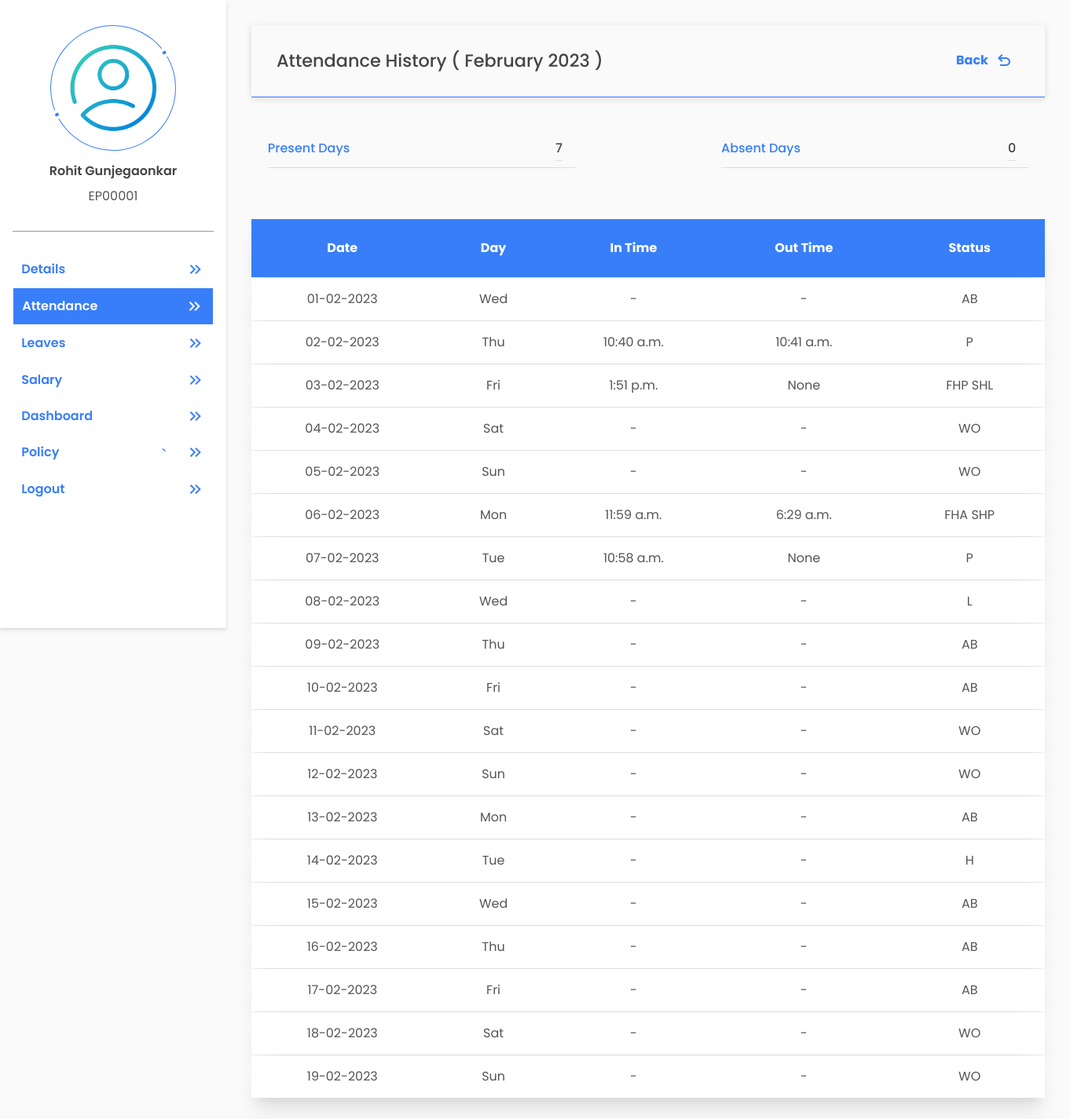
The page /accounts/attendance-history/ (signed in) on the database its author committed.
### account/models.py (models this page shows, shortened)
class UserAdditionalDetail(models.Model):
    emp_user = models.OneToOneField(User, on_delete=models.CASCADE, related_name='user_additional_details')
    gender = models.CharField(choices=(('Male' , 'Male'), ('Female', 'Female')), max_length=55, null=True)
    mobile_no = models.BigIntegerField(null=True)
    date_of_birth = models.DateField(null=True)
    pan_number = models.CharField(max_length=10, null=True)
    aadhaar_number = models.BigIntegerField(null=True)
    permanent_address = models.TextField(null=True)
    current_address = models.TextField(null=True)
    marital_status = models.CharField(choices=(('Single', 'Single'), ('Married', 'Married')), max_length=55, null=True)
    passport_no = models.CharField(max_length=9, null=True)
    father_name = models.CharField(max_length=255, null=True)
    mother_name = models.CharField(max_length=255, null=True)
    nationality = models.CharField(max_length=50, null=True)
    emergency_contact_no = models.BigIntegerField(null=True)
    blood_group = models.CharField(max_length=3, null=True)
    profile_photo = models.ImageField(upload_to='userprofile', null=True, default='default_profile_pic.png')
    is_requested = models.BooleanField(default=False)
    is_completed_additional_details = models.BooleanField(default=False)  # this will become True if mandatory fields are filled by employee after verification by HR
    created_at = models.DateTimeField(auto_now_add=True)
    updated_at = models.DateTimeField(auto_now=True)

### payroll/models.py (models this page shows, shortened)
class DailyAttendance(models.Model):
    emp_user = models.ForeignKey(User,
    on_delete=models.CASCADE, related_name='daily_attendance_user')
    date = models.DateField(auto_now=True)
    month = models.ForeignKey(Month,on_delete=models.CASCADE, related_name='daily_attendance_month')
    approved_by = models.ForeignKey(User,on_delete=models.CASCADE, related_name='daily_attend_approved_by',null=True)
    login_time = models.TimeField(auto_now_add=True)
    logout_time = models.TimeField(null=True)
    working_hours = models.DecimalField(default=0.0, max_digits=5, decimal_places=2)
    is_half_day = models.BooleanField(default=False)
    is_first_half = models.BooleanField(default=False)
    is_second_half = models.BooleanField(default=False)
    is_requested = models.BooleanField(default=False)
    is_present = models.BooleanField(default=False)
    created_at = models.DateTimeField(auto_now_add=True)
    updated_at = models.DateTimeField(auto_now=True)

### account/account_views/self_services/self_attendance.py (the view)
# urls.py: path("attendance-history/", AttendanceHistory.as_view(), name = 'attendance_history'),
class AttendanceHistory(View):
    @method_decorator(login_required(login_url='login'))
    def get (self, request):
        user_id = request.user.id
        month_format = str(get_month_year())
        month_name = month_format[0:-4] + ' ' +  month_format[-4:]
        months = {month: index for index, month in enumerate(month_abbr) if month}
        month = int(months[month_format[0:3]])
        year = int(month_format[-4:])
        end_date = get_end_date_of_month(year, month)
        first_date = end_date.replace(day = 1).date()
        monthly_data= []
        date_range= pd.date_range(first_date,end_date)
        current_date= datetime.today().date()
        for date in date_range:
            if date.date() > current_date:
                break
            data= {
                'date': date.strftime("%d-%m-%Y"),
                'day':date.strftime("%a"),
                'status' :None,
                'login_time':None,
                'logout_time':None,
            }
            if Holiday.objects.filter(date=date).exists():
                data["status"]="H"
                data["login_time"]="-"
                data["logout_time"]="-"
            elif data["day"]== "Sat" or data["day"]== "Sun":
                data["status"]="WO"
                data["login_time"]="-"
                data["logout_time"]="-"
            else:
                leave = DailyLeave.objects.filter(emp_user_id = user_id, date=date)
                attendance = DailyAttendance.objects.filter(emp_user_id = user_id, date=date, is_present=True)
                if  leave.exists() and attendance.exists():
                    if leave[0].date_is_half == True:
                        if leave[0].date_is_first_half== True and attendance[0].is_second_half== True:
                            data["status"]="FHL SHP"
                            data["login_time"]= attendance[0].login_time
                            data["logout_time"]= attendance[0].logout_time
                        if leave[0].date_is_second_half== True and attendance[0].is_first_half== True:
                            data["status"]="FHP SHL"
                            data["login_time"]= attendance[0].login_time
                            data["logout_time"]= attendance[0].logout_time
                    else:
                        data["status"]="L"
                        data["login_time"]="-"
                        data["logout_time"]="-"
                elif leave.exists():
                    if leave[0].date_is_half== True:
                        if leave[0].date_is_first_half== True:
                            data["status"]="FHL SHA"
                        elif leave[0].date_is_second_half== True:
                            data["status"]="FHA SHL"
                    else:
                        data["status"]="L"
                        data["login_time"]="-"
                        data["logout_time"]="-"
                elif attendance.exists():
                    if attendance[0].is_half_day == True:
                        if attendance[0].is_first_half== True:
                            data["status"]="FHP SHA"
                            data["login_time"]= attendance[0].login_time
                            data["logout_time"]= attendance[0].logout_time
                        if attendance[0].is_second_half== True:
                            data["status"]="FHA SHP"
                            data["login_time"]= attendance[0].login_time
                            data["logout_time"]= attendance[0].logout_time
                    else:
                        data["status"]="P"
                        data["login_time"]= attendance[0].login_time
                        data["logout_time"]= attendance[0].logout_time
                else:
                    data["status"]="AB"
                    data["login_time"]="-"
                    data["logout_time"]="-"
            monthly_data.append(data)
        return render (request, "account/self_services/self_attendance_history.html", {'monthly_data':monthly_data, 'month':month_name})

### templates/account/self_services/self_attendance_history.html (shortened to what this page needs)
{% extends 'profile_basic.html' %}
{% load static %}
{% block tag %}
<link href="{%static 'css/self-details.css'%}" rel="stylesheet">
<link href="{%static 'css/form.css'%}" rel="stylesheet">
{% endblock %}
{% block profile %}
<section class="user-info">
    <div class="basic_info">
        <div class="head-card">
            <h4>Attendance History ( {{month}} )</h4>
            <a href="{% url 'self_attendance' %}">
                Back
                <span class="material-symbols-outlined mx-2">
                </span>
            </a>
        </div>
        <div class="user_info my-lg-5">
            <div class="info">
                <p class="info-title">Present Days</p>
                <p class="info-description" id="sl">
                    7
                </p>
            </div>
            <div class="info">
                <p class="info-title">Absent Days</p>
                <p class="info-description" id="lop">
                    0
                </p>
            </div>
        </div>
        <table class="table my-lg-5">
            <thead>
                <tr>
                    <th scope="col">Date</th>
                    <th scope="col">Day</th>
                    <th scope="col">In Time</th>
                    <th scope="col">Out Time</th>
                    <th scope="col">Status</th>
                </tr>
            </thead>
            <tbody>
                {% for data in monthly_data %}
                <tr>
                    <td>{{data.date}}</td>
                    <td>{{data.day}}</td>
                    <td>{{data.login_time}}</td>
                    <td>{{data.logout_time}}</td>
                    <td>{{data.status}}</td>
                </tr>
                {% endfor %}
            </tbody>
        </table>
    </div>
</section>
{% endblock %}

### templates/profile_basic.html (shortened to what this page needs)
{% extends 'basic.html' %}
{% load static %}
{%block body%}
<section class="profile-container">
    <section class="profile-links-container">
        <div class="user-profile">
            <div class="user-profile-pic">
                <img src="{{request.user.user_additional_details.profile_photo.url}}" alt="">
            </div>
            <h4>{{request.user.get_full_name}}</h4>
            <p>{{request.user.username}}</p>
        </div>
        <div class="profile-navigations">
            <ul class="profile-navigation-links">
                <a href="{% url 'self_details' %}">
                    <li class="profile-navigation-link" id="self-detail">Details
                        <span class="material-symbols-outlined">
                        </span>
                    </li>
                </a>
                <a href="{% url 'self_attendance' %}">
                    <li class="profile-navigation-link" id="self-attendance">Attendance
                        <span class="material-symbols-outlined">
                        </span>
                    </li>
                </a>
                <a href="{% url 'self_leave' %}">
                    <li class="profile-navigation-link" id="self-leave">Leaves
                        <span class="material-symbols-outlined">
                        </span>
                    </li>
                </a>
                <a href="{% url 'self_salary' %}">
                    <li class="profile-navigation-link" id="self-salary">Salary
                        <span class="material-symbols-outlined">
                        </span>
                    </li>
                </a>
                <a href="{% url 'admin_dashboard' %}">
                    <li class="profile-navigation-link" id="dashboard">Dashboard
                        <span class="material-symbols-outlined">
                        </span>
                    </li>
                </a>
                <a href="{% url 'self_salary' %}">
                    <li class="profile-navigation-link" id="Policy">Policy
                        <span class="material-symbols-outlined">`
                        </span>
                    </li>
                </a>
                <a href="{% url 'logout' %}">
                    <li class="profile-navigation-link" id="Logout">Logout
                        <span class="material-symbols-outlined">
                        </span>
                    </li>
                </a>
            </ul>
        </div>
    </section>
    <section class="profile-details-container">
        {% block profile %}
        {% endblock %}
    </section>
</section>
{%endblock%}

### rows shown on the page
DailyAttendance: login_time "10:40 a.m.", logout_time "10:41 a.m."
DailyAttendance: login_time "1:51 p.m."
DailyAttendance: login_time "11:59 a.m.", logout_time "6:29 a.m."
DailyAttendance: login_time "10:58 a.m."

### other values the page prints
{{ request.user.get_full_name }} "Rohit Gunjegaonkar"
{{ request.user.username }} "EP00001"
{{ month }} "February 2023"
{{ data.date }} "01-02-2023" "02-02-2023" "03-02-2023" "04-02-2023" "05-02-2023" "06-02-2023" "07-02-2023" "08-02-2023" "09-02-2023" "10-02-2023" "11-02-2023" "12-02-2023" "13-02-2023" "14-02-2023" "15-02-2023" "16-02-2023" "17-02-2023" "18-02-2023" "19-02-2023"
{{ data.day }} "Wed" "Thu" "Fri" "Sat" "Sun" "Mon" "Tue" "Wed" "Thu" "Fri" "Sat" "Sun" "Mon" "Tue" "Wed" "Thu" "Fri" "Sat" "Sun"
{{ data.login_time }} "-" "-" "-" "-" "-" "-" "-" "-" "-" "-" "-" "-" "-" "-" "-"
{{ data.logout_time }} "-" "None" "-" "-" "None" "-" "-" "-" "-" "-" "-" "-" "-" "-" "-" "-" "-"
{{ data.status }} "AB" "P" "FHP SHL" "WO" "WO" "FHA SHP" "P" "L" "AB" "AB" "WO" "WO" "AB" "H" "AB" "AB" "AB" "WO" "WO"
